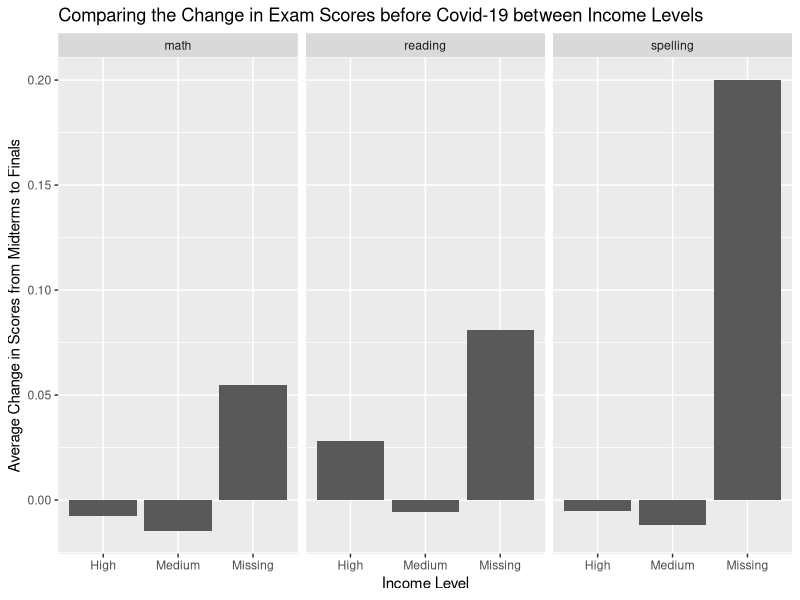
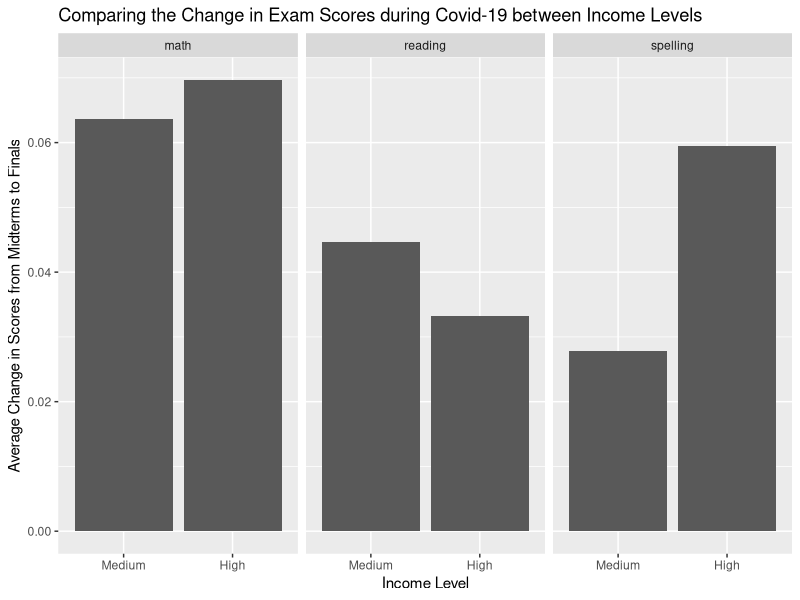
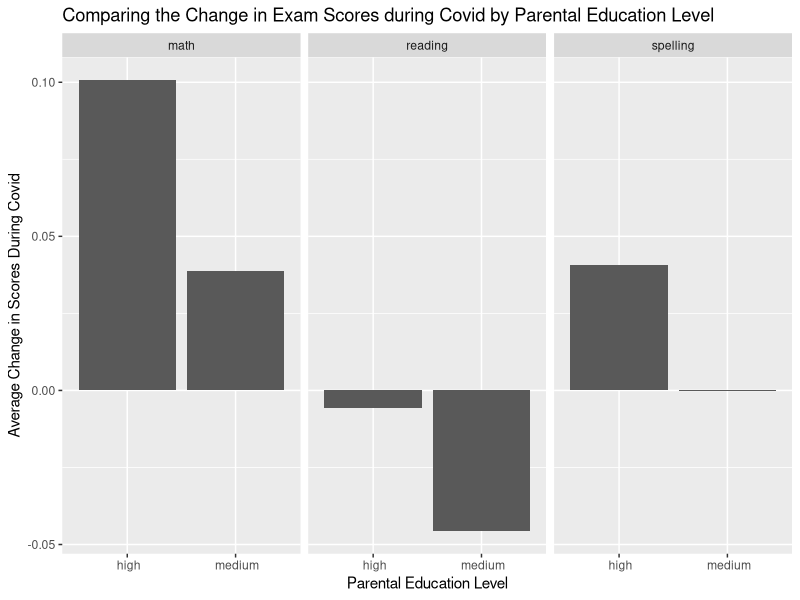

Reproduce these figures in R, in order.
## ---- chunk 1
library(tidyverse) 

covid <- read_csv("data/clean_covid_formatted.csv")
## ---- chunk 2
covid |>
  select(subject, grade,`income_medium`, `income_high`, `income_missing`) |>
  pivot_longer(cols = c(-subject, -grade),
               names_to = "income_level",
               values_to = "scores_diff") |>
  mutate(income_level = as.factor(str_to_sentence(str_extract(income_level, "medium|high|missing")))) |>
  mutate(income_level = fct_relevel(income_level, c("medium", "high", "missing")),
         subject = as.factor(subject)) |>
  group_by(income_level, subject) |>
  summarize(mean_scores_diff = mean(scores_diff)) |>
  ggplot(aes(y = mean_scores_diff, x = income_level)) +
  geom_col() +
  facet_wrap(~subject) +
  labs(x = "Income Level",
       y = "Average Change in Scores from Midterms to Finals",
       title = "Comparing the Change in Exam Scores before Covid-19 between Income Levels")
## ---- chunk 3
covid |>
  select(subject, grade,`COVID-19 year * Medium income household`, `COVID-19 year * High income household`) |>
  pivot_longer(cols = c(-subject, -grade),
               names_to = "income_level",
               values_to = "scores_diff") |>
  mutate(income_level = as.factor(str_to_sentence(str_extract(income_level, "Medium|High")))) |>
  mutate(income_level = fct_relevel(income_level, c("Medium", "High")),
         subject = as.factor(subject)) |>
  group_by(income_level, subject) |>
  summarize(mean_scores_diff = mean(scores_diff)) |>
  ggplot(aes(y = mean_scores_diff, x = income_level)) +
  geom_col() +
  facet_wrap(~subject) +
  labs(x = "Income Level",
       y = "Average Change in Scores from Midterms to Finals",
       title = "Comparing the Change in Exam Scores during Covid-19 between Income Levels")
## ---- chunk 4
# Viz 4: Scores During Covid By Parent Education Level
# Viz 4
covid |>
  select(subject, grade,`COVID-19 year * Parental education high`, `COVID-19 year * Parental education medium`) |>
  pivot_longer(cols = c(-subject, -grade),
               names_to = "education_level",
               values_to = "scores_diff") |>
  group_by(education_level, subject) |>
  mutate(education_level = str_sub(education_level, 35, 41)) |>
  summarize(mean_scores_diff = mean(scores_diff)) |>
  ggplot(aes(y = mean_scores_diff, x = education_level)) +
  geom_col() +
  facet_wrap(~subject) +
  labs(x = "Parental Education Level",
       y = "Average Change in Scores During Covid",
       title = "Comparing the Change in Exam Scores during Covid by Parental Education Level")
